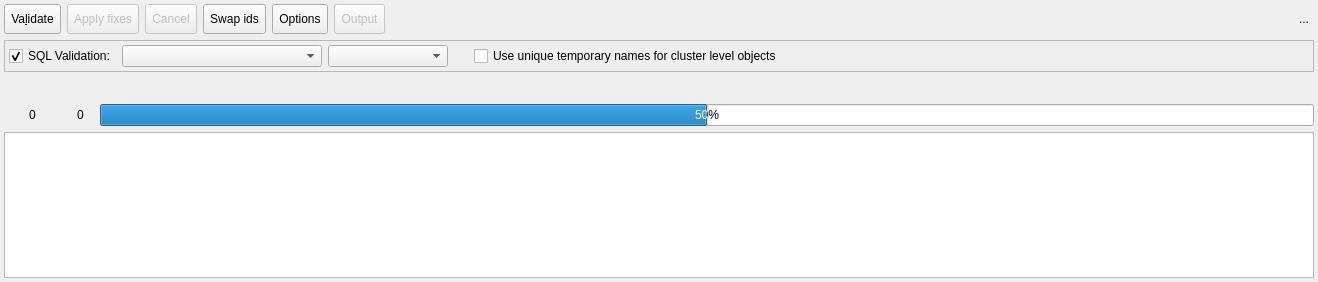
<?xml version="1.0" encoding="UTF-8"?>
<ui version="4.0">
 <class>ModelValidationWidget</class>
 <widget class="QWidget" name="ModelValidationWidget">
  <property name="geometry">
   <rect>
    <x>0</x>
    <y>0</y>
    <width>1318</width>
    <height>282</height>
   </rect>
  </property>
  <property name="sizePolicy">
   <sizepolicy hsizetype="Minimum" vsizetype="Preferred">
    <horstretch>0</horstretch>
    <verstretch>0</verstretch>
   </sizepolicy>
  </property>
  <property name="minimumSize">
   <size>
    <width>0</width>
    <height>230</height>
   </size>
  </property>
  <property name="baseSize">
   <size>
    <width>500</width>
    <height>0</height>
   </size>
  </property>
  <property name="windowTitle">
   <string>Form</string>
  </property>
  <layout class="QGridLayout" name="gridLayout">
   <property name="leftMargin">
    <number>4</number>
   </property>
   <property name="topMargin">
    <number>4</number>
   </property>
   <property name="rightMargin">
    <number>4</number>
   </property>
   <property name="bottomMargin">
    <number>4</number>
   </property>
   <item row="0" column="4">
    <widget class="QToolButton" name="options_btn">
     <property name="enabled">
      <bool>true</bool>
     </property>
     <property name="sizePolicy">
      <sizepolicy hsizetype="Fixed" vsizetype="Fixed">
       <horstretch>0</horstretch>
       <verstretch>0</verstretch>
      </sizepolicy>
     </property>
     <property name="minimumSize">
      <size>
       <width>0</width>
       <height>30</height>
      </size>
     </property>
     <property name="toolTip">
      <string>Try to apply a fix on the selected validation info.</string>
     </property>
     <property name="text">
      <string>Options</string>
     </property>
     <property name="icon">
      <iconset resource="../res/resources.qrc">
       <normaloff>:/icons/icons/config.png</normaloff>:/icons/icons/config.png</iconset>
     </property>
     <property name="iconSize">
      <size>
       <width>20</width>
       <height>20</height>
      </size>
     </property>
     <property name="checkable">
      <bool>true</bool>
     </property>
     <property name="toolButtonStyle">
      <enum>Qt::ToolButtonTextBesideIcon</enum>
     </property>
    </widget>
   </item>
   <item row="0" column="5" colspan="2">
    <widget class="QToolButton" name="output_btn">
     <property name="enabled">
      <bool>false</bool>
     </property>
     <property name="sizePolicy">
      <sizepolicy hsizetype="Fixed" vsizetype="Fixed">
       <horstretch>0</horstretch>
       <verstretch>0</verstretch>
      </sizepolicy>
     </property>
     <property name="minimumSize">
      <size>
       <width>0</width>
       <height>30</height>
      </size>
     </property>
     <property name="toolTip">
      <string>Handles the validation output</string>
     </property>
     <property name="text">
      <string>Output</string>
     </property>
     <property name="icon">
      <iconset resource="../res/resources.qrc">
       <normaloff>:/icons/icons/outputpane.png</normaloff>:/icons/icons/outputpane.png</iconset>
     </property>
     <property name="iconSize">
      <size>
       <width>20</width>
       <height>20</height>
      </size>
     </property>
     <property name="checkable">
      <bool>false</bool>
     </property>
     <property name="popupMode">
      <enum>QToolButton::InstantPopup</enum>
     </property>
     <property name="toolButtonStyle">
      <enum>Qt::ToolButtonTextBesideIcon</enum>
     </property>
    </widget>
   </item>
   <item row="0" column="7">
    <spacer name="horizontalSpacer">
     <property name="orientation">
      <enum>Qt::Horizontal</enum>
     </property>
     <property name="sizeHint" stdset="0">
      <size>
       <width>405</width>
       <height>17</height>
      </size>
     </property>
    </spacer>
   </item>
   <item row="3" column="0" colspan="13">
    <widget class="QTreeWidget" name="output_trw">
     <property name="editTriggers">
      <set>QAbstractItemView::DoubleClicked|QAbstractItemView::EditKeyPressed</set>
     </property>
     <property name="alternatingRowColors">
      <bool>true</bool>
     </property>
     <property name="selectionMode">
      <enum>QAbstractItemView::SingleSelection</enum>
     </property>
     <property name="selectionBehavior">
      <enum>QAbstractItemView::SelectRows</enum>
     </property>
     <property name="iconSize">
      <size>
       <width>20</width>
       <height>20</height>
      </size>
     </property>
     <property name="indentation">
      <number>20</number>
     </property>
     <property name="uniformRowHeights">
      <bool>true</bool>
     </property>
     <attribute name="headerVisible">
      <bool>false</bool>
     </attribute>
     <column>
      <property name="text">
       <string/>
      </property>
     </column>
    </widget>
   </item>
   <item row="0" column="12">
    <widget class="QToolButton" name="hide_tb">
     <property name="minimumSize">
      <size>
       <width>20</width>
       <height>20</height>
      </size>
     </property>
     <property name="maximumSize">
      <size>
       <width>20</width>
       <height>20</height>
      </size>
     </property>
     <property name="toolTip">
      <string>Hide this widget</string>
     </property>
     <property name="text">
      <string>...</string>
     </property>
     <property name="icon">
      <iconset resource="../res/resources.qrc">
       <normaloff>:/icons/icons/close1.png</normaloff>:/icons/icons/close1.png</iconset>
     </property>
     <property name="autoRaise">
      <bool>true</bool>
     </property>
    </widget>
   </item>
   <item row="2" column="0" colspan="13">
    <widget class="QWidget" name="prog_info_wgt" native="true">
     <property name="minimumSize">
      <size>
       <width>0</width>
       <height>0</height>
      </size>
     </property>
     <layout class="QGridLayout" name="gridLayout_3">
      <property name="leftMargin">
       <number>0</number>
      </property>
      <property name="topMargin">
       <number>0</number>
      </property>
      <property name="rightMargin">
       <number>0</number>
      </property>
      <property name="bottomMargin">
       <number>0</number>
      </property>
      <item row="1" column="0">
       <layout class="QHBoxLayout" name="horizontalLayout_2">
        <property name="spacing">
         <number>3</number>
        </property>
        <property name="rightMargin">
         <number>10</number>
        </property>
        <item>
         <widget class="QLabel" name="warn_lbl">
          <property name="sizePolicy">
           <sizepolicy hsizetype="Fixed" vsizetype="Fixed">
            <horstretch>0</horstretch>
            <verstretch>0</verstretch>
           </sizepolicy>
          </property>
          <property name="minimumSize">
           <size>
            <width>22</width>
            <height>22</height>
           </size>
          </property>
          <property name="maximumSize">
           <size>
            <width>22</width>
            <height>22</height>
           </size>
          </property>
          <property name="toolTip">
           <string>Warnings: does not prevents model to be saved.</string>
          </property>
          <property name="text">
           <string/>
          </property>
          <property name="textFormat">
           <enum>Qt::AutoText</enum>
          </property>
          <property name="pixmap">
           <pixmap resource="../res/resources.qrc">:/icons/icons/alert.png</pixmap>
          </property>
          <property name="scaledContents">
           <bool>true</bool>
          </property>
         </widget>
        </item>
        <item>
         <widget class="QLabel" name="warn_count_lbl">
          <property name="sizePolicy">
           <sizepolicy hsizetype="Preferred" vsizetype="Fixed">
            <horstretch>0</horstretch>
            <verstretch>0</verstretch>
           </sizepolicy>
          </property>
          <property name="text">
           <string>0</string>
          </property>
          <property name="indent">
           <number>0</number>
          </property>
         </widget>
        </item>
       </layout>
      </item>
      <item row="1" column="2">
       <widget class="QProgressBar" name="validation_prog_pb">
        <property name="sizePolicy">
         <sizepolicy hsizetype="Expanding" vsizetype="Fixed">
          <horstretch>0</horstretch>
          <verstretch>0</verstretch>
         </sizepolicy>
        </property>
        <property name="minimumSize">
         <size>
          <width>0</width>
          <height>0</height>
         </size>
        </property>
        <property name="value">
         <number>50</number>
        </property>
        <property name="invertedAppearance">
         <bool>false</bool>
        </property>
       </widget>
      </item>
      <item row="1" column="1">
       <layout class="QHBoxLayout" name="horizontalLayout">
        <property name="spacing">
         <number>3</number>
        </property>
        <property name="rightMargin">
         <number>10</number>
        </property>
        <item>
         <widget class="QLabel" name="error_lbl">
          <property name="sizePolicy">
           <sizepolicy hsizetype="Fixed" vsizetype="Fixed">
            <horstretch>0</horstretch>
            <verstretch>0</verstretch>
           </sizepolicy>
          </property>
          <property name="minimumSize">
           <size>
            <width>22</width>
            <height>22</height>
           </size>
          </property>
          <property name="maximumSize">
           <size>
            <width>22</width>
            <height>22</height>
           </size>
          </property>
          <property name="toolTip">
           <string>Errors: model will not be saved while there are validation errors.</string>
          </property>
          <property name="text">
           <string/>
          </property>
          <property name="pixmap">
           <pixmap resource="../res/resources.qrc">:/icons/icons/error.png</pixmap>
          </property>
          <property name="scaledContents">
           <bool>true</bool>
          </property>
          <property name="indent">
           <number>0</number>
          </property>
         </widget>
        </item>
        <item>
         <widget class="QLabel" name="error_count_lbl">
          <property name="sizePolicy">
           <sizepolicy hsizetype="Preferred" vsizetype="Fixed">
            <horstretch>0</horstretch>
            <verstretch>0</verstretch>
           </sizepolicy>
          </property>
          <property name="toolTip">
           <string/>
          </property>
          <property name="text">
           <string>0</string>
          </property>
          <property name="indent">
           <number>0</number>
          </property>
         </widget>
        </item>
       </layout>
      </item>
      <item row="0" column="0" colspan="3">
       <layout class="QHBoxLayout" name="horizontalLayout_5">
        <item>
         <widget class="QLabel" name="ico_lbl">
          <property name="sizePolicy">
           <sizepolicy hsizetype="Fixed" vsizetype="Fixed">
            <horstretch>0</horstretch>
            <verstretch>0</verstretch>
           </sizepolicy>
          </property>
          <property name="minimumSize">
           <size>
            <width>20</width>
            <height>20</height>
           </size>
          </property>
          <property name="maximumSize">
           <size>
            <width>20</width>
            <height>20</height>
           </size>
          </property>
          <property name="text">
           <string/>
          </property>
          <property name="scaledContents">
           <bool>true</bool>
          </property>
         </widget>
        </item>
        <item>
         <widget class="QLabel" name="object_lbl">
          <property name="sizePolicy">
           <sizepolicy hsizetype="Expanding" vsizetype="Fixed">
            <horstretch>0</horstretch>
            <verstretch>0</verstretch>
           </sizepolicy>
          </property>
          <property name="text">
           <string/>
          </property>
          <property name="indent">
           <number>5</number>
          </property>
         </widget>
        </item>
       </layout>
      </item>
     </layout>
    </widget>
   </item>
   <item row="1" column="0" colspan="13">
    <widget class="QFrame" name="options_frm">
     <property name="sizePolicy">
      <sizepolicy hsizetype="Preferred" vsizetype="Preferred">
       <horstretch>0</horstretch>
       <verstretch>0</verstretch>
      </sizepolicy>
     </property>
     <property name="minimumSize">
      <size>
       <width>0</width>
       <height>0</height>
      </size>
     </property>
     <property name="frameShape">
      <enum>QFrame::StyledPanel</enum>
     </property>
     <property name="frameShadow">
      <enum>QFrame::Raised</enum>
     </property>
     <layout class="QGridLayout" name="gridLayout_2">
      <property name="leftMargin">
       <number>4</number>
      </property>
      <property name="topMargin">
       <number>4</number>
      </property>
      <property name="rightMargin">
       <number>4</number>
      </property>
      <property name="bottomMargin">
       <number>4</number>
      </property>
      <item row="0" column="5">
       <widget class="QCheckBox" name="use_tmp_names_chk">
        <property name="sizePolicy">
         <sizepolicy hsizetype="Preferred" vsizetype="Fixed">
          <horstretch>0</horstretch>
          <verstretch>0</verstretch>
         </sizepolicy>
        </property>
        <property name="toolTip">
         <string>&lt;p&gt;pgModeler will generate unique and temporary names for database, role and tablespace objects. This option avoids object duplication errors when running the SQL validation.&lt;/p&gt;</string>
        </property>
        <property name="statusTip">
         <string/>
        </property>
        <property name="text">
         <string>Use unique temporary names for cluster level objects</string>
        </property>
       </widget>
      </item>
      <item row="0" column="0">
       <widget class="QCheckBox" name="sql_validation_chk">
        <property name="sizePolicy">
         <sizepolicy hsizetype="Fixed" vsizetype="Fixed">
          <horstretch>0</horstretch>
          <verstretch>0</verstretch>
         </sizepolicy>
        </property>
        <property name="toolTip">
         <string>&lt;p&gt;Enables the validation of SQL code in DBMS. This process requires the use of a pre-configured connection. SQL validation will occur only in the last step (when all objects were validated) or when there are no warnings.&lt;/p&gt;</string>
        </property>
        <property name="statusTip">
         <string/>
        </property>
        <property name="text">
         <string>SQL Validation:</string>
        </property>
        <property name="checked">
         <bool>true</bool>
        </property>
       </widget>
      </item>
      <item row="0" column="2" colspan="2">
       <widget class="QComboBox" name="version_cmb">
        <property name="enabled">
         <bool>true</bool>
        </property>
        <property name="sizePolicy">
         <sizepolicy hsizetype="Preferred" vsizetype="Fixed">
          <horstretch>0</horstretch>
          <verstretch>0</verstretch>
         </sizepolicy>
        </property>
        <property name="minimumSize">
         <size>
          <width>120</width>
          <height>0</height>
         </size>
        </property>
        <property name="toolTip">
         <string>PostgreSQL version</string>
        </property>
        <property name="sizeAdjustPolicy">
         <enum>QComboBox::AdjustToContents</enum>
        </property>
        <property name="iconSize">
         <size>
          <width>18</width>
          <height>18</height>
         </size>
        </property>
       </widget>
      </item>
      <item row="0" column="6">
       <spacer name="horizontalSpacer_3">
        <property name="orientation">
         <enum>Qt::Horizontal</enum>
        </property>
        <property name="sizeHint" stdset="0">
         <size>
          <width>40</width>
          <height>20</height>
         </size>
        </property>
       </spacer>
      </item>
      <item row="0" column="4">
       <spacer name="horizontalSpacer_2">
        <property name="orientation">
         <enum>Qt::Horizontal</enum>
        </property>
        <property name="sizeType">
         <enum>QSizePolicy::Fixed</enum>
        </property>
        <property name="sizeHint" stdset="0">
         <size>
          <width>20</width>
          <height>20</height>
         </size>
        </property>
       </spacer>
      </item>
      <item row="0" column="1">
       <widget class="QComboBox" name="connections_cmb">
        <property name="enabled">
         <bool>true</bool>
        </property>
        <property name="sizePolicy">
         <sizepolicy hsizetype="Expanding" vsizetype="Fixed">
          <horstretch>0</horstretch>
          <verstretch>0</verstretch>
         </sizepolicy>
        </property>
        <property name="minimumSize">
         <size>
          <width>0</width>
          <height>0</height>
         </size>
        </property>
        <property name="maximumSize">
         <size>
          <width>200</width>
          <height>16777215</height>
         </size>
        </property>
        <property name="toolTip">
         <string>Connection to be used in the SQL validation</string>
        </property>
        <property name="sizeAdjustPolicy">
         <enum>QComboBox::AdjustToContents</enum>
        </property>
        <property name="iconSize">
         <size>
          <width>18</width>
          <height>18</height>
         </size>
        </property>
       </widget>
      </item>
     </layout>
    </widget>
   </item>
   <item row="0" column="3">
    <widget class="QToolButton" name="swap_ids_btn">
     <property name="minimumSize">
      <size>
       <width>0</width>
       <height>30</height>
      </size>
     </property>
     <property name="toolTip">
      <string>Change the creation order for two objects by swapping their ids</string>
     </property>
     <property name="text">
      <string>Swap ids</string>
     </property>
     <property name="icon">
      <iconset resource="../res/resources.qrc">
       <normaloff>:/icons/icons/swapobjs.png</normaloff>:/icons/icons/swapobjs.png</iconset>
     </property>
     <property name="iconSize">
      <size>
       <width>20</width>
       <height>20</height>
      </size>
     </property>
     <property name="toolButtonStyle">
      <enum>Qt::ToolButtonTextBesideIcon</enum>
     </property>
    </widget>
   </item>
   <item row="0" column="0">
    <widget class="QToolButton" name="validate_btn">
     <property name="sizePolicy">
      <sizepolicy hsizetype="Fixed" vsizetype="Fixed">
       <horstretch>0</horstretch>
       <verstretch>0</verstretch>
      </sizepolicy>
     </property>
     <property name="minimumSize">
      <size>
       <width>0</width>
       <height>30</height>
      </size>
     </property>
     <property name="text">
      <string>Va&amp;lidate</string>
     </property>
     <property name="icon">
      <iconset resource="../res/resources.qrc">
       <normaloff>:/icons/icons/validation.png</normaloff>:/icons/icons/validation.png</iconset>
     </property>
     <property name="iconSize">
      <size>
       <width>20</width>
       <height>20</height>
      </size>
     </property>
     <property name="toolButtonStyle">
      <enum>Qt::ToolButtonTextBesideIcon</enum>
     </property>
    </widget>
   </item>
   <item row="0" column="2">
    <widget class="QToolButton" name="cancel_btn">
     <property name="enabled">
      <bool>false</bool>
     </property>
     <property name="minimumSize">
      <size>
       <width>0</width>
       <height>30</height>
      </size>
     </property>
     <property name="toolTip">
      <string>Cancel the SQL validation in progress.</string>
     </property>
     <property name="text">
      <string>Cancel</string>
     </property>
     <property name="icon">
      <iconset resource="../res/resources.qrc">
       <normaloff>:/icons/icons/error.png</normaloff>:/icons/icons/error.png</iconset>
     </property>
     <property name="iconSize">
      <size>
       <width>20</width>
       <height>20</height>
      </size>
     </property>
     <property name="shortcut">
      <string>Esc</string>
     </property>
     <property name="toolButtonStyle">
      <enum>Qt::ToolButtonTextBesideIcon</enum>
     </property>
    </widget>
   </item>
   <item row="0" column="1">
    <widget class="QToolButton" name="fix_btn">
     <property name="enabled">
      <bool>false</bool>
     </property>
     <property name="sizePolicy">
      <sizepolicy hsizetype="Fixed" vsizetype="Fixed">
       <horstretch>0</horstretch>
       <verstretch>0</verstretch>
      </sizepolicy>
     </property>
     <property name="minimumSize">
      <size>
       <width>0</width>
       <height>30</height>
      </size>
     </property>
     <property name="toolTip">
      <string>Try to resolve the reported issues.</string>
     </property>
     <property name="text">
      <string>Apply fixes</string>
     </property>
     <property name="icon">
      <iconset resource="../res/resources.qrc">
       <normaloff>:/icons/icons/fixobject.png</normaloff>:/icons/icons/fixobject.png</iconset>
     </property>
     <property name="iconSize">
      <size>
       <width>20</width>
       <height>20</height>
      </size>
     </property>
     <property name="shortcut">
      <string>Ctrl+S</string>
     </property>
     <property name="toolButtonStyle">
      <enum>Qt::ToolButtonTextBesideIcon</enum>
     </property>
     <property name="arrowType">
      <enum>Qt::NoArrow</enum>
     </property>
    </widget>
   </item>
  </layout>
 </widget>
 <tabstops>
  <tabstop>validate_btn</tabstop>
  <tabstop>fix_btn</tabstop>
  <tabstop>sql_validation_chk</tabstop>
  <tabstop>connections_cmb</tabstop>
  <tabstop>version_cmb</tabstop>
  <tabstop>output_trw</tabstop>
  <tabstop>hide_tb</tabstop>
 </tabstops>
 <resources>
  <include location="../res/resources.qrc"/>
 </resources>
 <connections/>
</ui>
